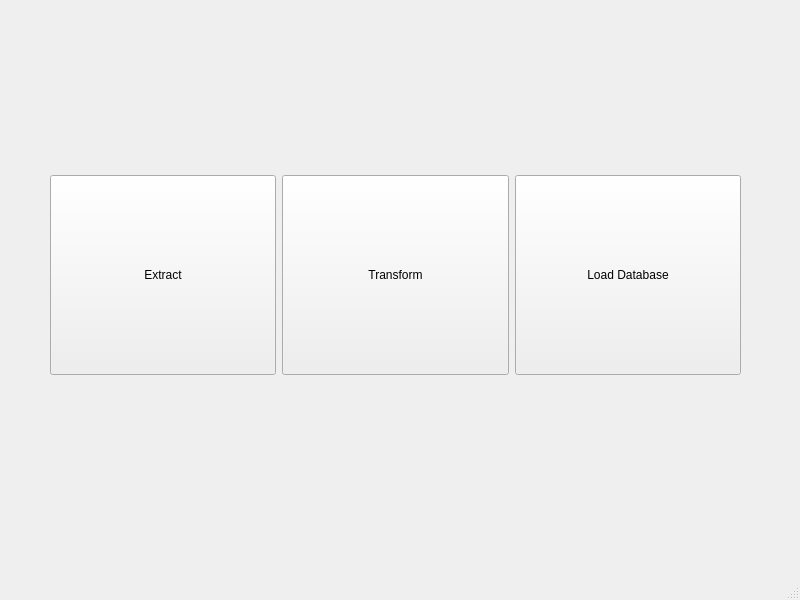
<?xml version="1.0" encoding="UTF-8"?>
<ui version="4.0">
 <class>MainWindow</class>
 <widget class="QMainWindow" name="MainWindow">
  <property name="geometry">
   <rect>
    <x>0</x>
    <y>0</y>
    <width>800</width>
    <height>600</height>
   </rect>
  </property>
  <property name="windowTitle">
   <string>MainWindow</string>
  </property>
  <widget class="QWidget" name="centralwidget">
   <widget class="QWidget" name="horizontalLayoutWidget">
    <property name="geometry">
     <rect>
      <x>50</x>
      <y>30</y>
      <width>691</width>
      <height>491</height>
     </rect>
    </property>
    <layout class="QHBoxLayout" name="horizontalLayout">
     <item>
      <widget class="QPushButton" name="Extract">
       <property name="maximumSize">
        <size>
         <width>16777215</width>
         <height>200</height>
        </size>
       </property>
       <property name="text">
        <string>Extract</string>
       </property>
      </widget>
     </item>
     <item>
      <widget class="QPushButton" name="Transform">
       <property name="maximumSize">
        <size>
         <width>16777215</width>
         <height>200</height>
        </size>
       </property>
       <property name="text">
        <string>Transform</string>
       </property>
      </widget>
     </item>
     <item>
      <widget class="QPushButton" name="Load">
       <property name="maximumSize">
        <size>
         <width>16777215</width>
         <height>200</height>
        </size>
       </property>
       <property name="text">
        <string>Load Database</string>
       </property>
      </widget>
     </item>
    </layout>
   </widget>
  </widget>
  <widget class="QMenuBar" name="menubar">
   <property name="geometry">
    <rect>
     <x>0</x>
     <y>0</y>
     <width>800</width>
     <height>21</height>
    </rect>
   </property>
  </widget>
  <widget class="QStatusBar" name="statusbar"/>
 </widget>
 <resources/>
 <connections/>
</ui>
